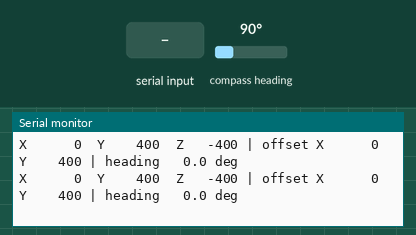
This sketch was run on a simulated ESP32. Parts: the last lines printed to the serial monitor. Wiring (inferred from the names in the program): HMC5883L compass at I2C address 0x1E. The test bench sets the inputs (shaded band); at power-on: compass heading 90°.

Above: at 1.7 s.
1.8 s: compass heading set to 7°
At 2.11 s:
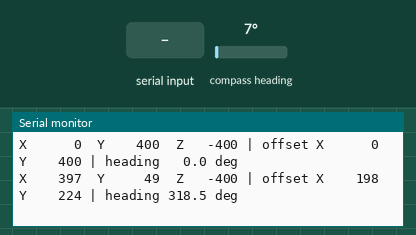
3.8 s: "r" received over Serial
At 4.13 s:
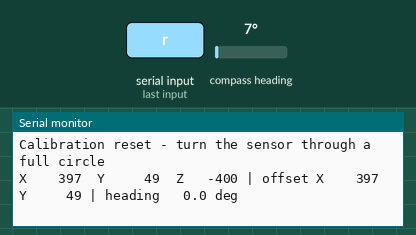
5.4 s: compass heading set to 90°
At 5.75 s:
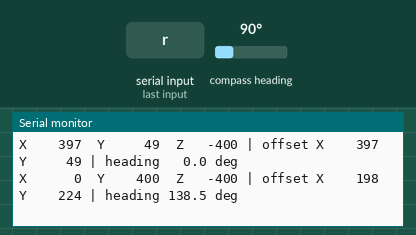
7.4 s: compass heading set to 180°
At 7.56 s:
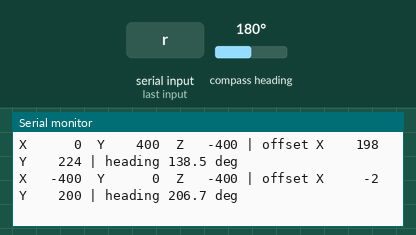
9.3 s: "r" received over Serial
At 9.59 s:
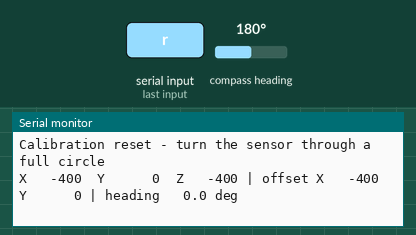
11.3 s: compass heading set to 269°
At 11.61 s:
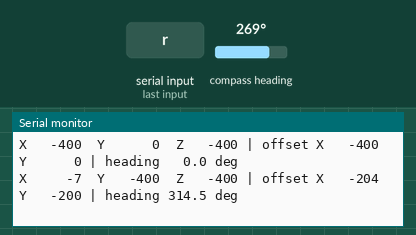

The sketch:

Compass_Test.ino
```cpp
// Compass_Test — HMC5883L (or QMC5883L clone) bench test.
// Works on the ESP32 DevKit now and the ESP32-S3 later; the pins switch
// automatically by board.
//
// Wiring: VCC -> 3V3, GND -> GND, SDA/SCL -> pins below. Leave DRDY unconnected.
//   ESP32 DevKit : SDA 21, SCL 22
//   ESP32-S3     : SDA 39, SCL 40  (same as Rover_S3; GPIO 8 is the servo)
//
// Serial Monitor 115200. Turn the sensor slowly through a full flat circle
// to build the hard-iron calibration. Send 'r' to reset the calibration.

#include <Wire.h>
#include <math.h>

#if defined(CONFIG_IDF_TARGET_ESP32S3)
const int SDA_PIN = 39;
const int SCL_PIN = 40;
const char *BOARD = "ESP32-S3";
#else
const int SDA_PIN = 21;
const int SCL_PIN = 22;
const char *BOARD = "ESP32 DevKit";
#endif

// Magnetic declination for your location, in degrees (east positive).
// Look it up at https://www.ngdc.noaa.gov/geomag/calculators/magcalc.shtml
const float DECLINATION_DEG = 0.0;

const uint8_t HMC_ADDR = 0x1E;
const uint8_t QMC_ADDR = 0x0D;
const uint8_t QMCP_ADDR = 0x2C;  // QMC5883P, newest GY-271 clone chip

enum Chip { NONE, HMC5883L, QMC5883L, QMC5883P };
Chip chip = NONE;

int16_t minX = 32767, maxX = -32768, minY = 32767, maxY = -32768;

bool writeReg(uint8_t addr, uint8_t reg, uint8_t value) {
  Wire.beginTransmission(addr);
  Wire.write(reg);
  Wire.write(value);
  return Wire.endTransmission() == 0;
}

bool readRegs(uint8_t addr, uint8_t reg, uint8_t count, uint8_t *data) {
  Wire.beginTransmission(addr);
  Wire.write(reg);
  if (Wire.endTransmission(false) != 0) return false;
  if (Wire.requestFrom(addr, count) != count) return false;
  for (uint8_t i = 0; i < count; i++) data[i] = Wire.read();
  return true;
}

bool present(uint8_t addr) {
  Wire.beginTransmission(addr);
  return Wire.endTransmission() == 0;
}

void scanBus() {
  Serial.print("I2C scan:");
  int found = 0;
  for (uint8_t a = 1; a < 127; a++) {
    if (present(a)) {
      Serial.printf(" 0x%02X", a);
      found++;
    }
  }
  Serial.println(found ? "" : " nothing found - check VCC, GND, SDA, SCL");
}

bool initHmc() {
  uint8_t id[3];
  if (!readRegs(HMC_ADDR, 0x0A, 3, id)) return false;
  if (id[0] != 'H' || id[1] != '4' || id[2] != '3') {
    Serial.printf("0x1E answered but ID is %02X %02X %02X, not H43\n", id[0], id[1], id[2]);
    return false;
  }
  writeReg(HMC_ADDR, 0x00, 0x70);  // 8-sample average, 15 Hz
  writeReg(HMC_ADDR, 0x01, 0x20);  // gain 1090 LSB/G (+-1.3 G)
  writeReg(HMC_ADDR, 0x02, 0x00);  // continuous
  return true;
}

bool initQmc() {
  if (!present(QMC_ADDR)) return false;
  writeReg(QMC_ADDR, 0x0B, 0x01);  // SET/RESET period
  writeReg(QMC_ADDR, 0x09, 0x1D);  // continuous, 200 Hz, 8 G, OSR 512
  return true;
}

bool initQmcP() {
  uint8_t id;
  if (!readRegs(QMCP_ADDR, 0x00, 1, &id) || id != 0x80) return false;
  writeReg(QMCP_ADDR, 0x29, 0x06);  // axis sign setup (datasheet example)
  writeReg(QMCP_ADDR, 0x0B, 0x08);  // SET/RESET on, +-8 G
  writeReg(QMCP_ADDR, 0x0A, 0xCD);  // normal mode, 200 Hz, OSR 8/8
  return true;
}

// Returns false on a bus error or a saturated axis.
bool readMag(int16_t &x, int16_t &y, int16_t &z) {
  uint8_t d[6];
  if (chip == HMC5883L) {
    if (!readRegs(HMC_ADDR, 0x03, 6, d)) return false;
    x = (int16_t)((d[0] << 8) | d[1]);  // order is X, Z, Y, big-endian
    z = (int16_t)((d[2] << 8) | d[3]);
    y = (int16_t)((d[4] << 8) | d[5]);
    if (x == -4096 || y == -4096 || z == -4096) {
      Serial.println("Overflow: field too strong (magnet/motor nearby?)");
      return false;
    }
  } else {
    if (chip == QMC5883P) {
      if (!readRegs(QMCP_ADDR, 0x01, 6, d)) return false;
    } else if (!readRegs(QMC_ADDR, 0x00, 6, d)) {
      return false;
    }
    x = (int16_t)(d[0] | (d[1] << 8));  // order is X, Y, Z, little-endian
    y = (int16_t)(d[2] | (d[3] << 8));
    z = (int16_t)(d[4] | (d[5] << 8));
  }
  return true;
}

void resetCal() {
  minX = minY = 32767;
  maxX = maxY = -32768;
  Serial.println("Calibration reset - turn the sensor through a full circle");
}

void setup() {
  Serial.begin(115200);
  delay(500);
  Serial.printf("\n=== Compass_Test (%s, SDA %d, SCL %d) ===\n", BOARD, SDA_PIN, SCL_PIN);
  Wire.begin(SDA_PIN, SCL_PIN, 100000);

  scanBus();
  if (initHmc()) {
    chip = HMC5883L;
    Serial.println("Found HMC5883L at 0x1E");
  } else if (initQmc()) {
    chip = QMC5883L;
    Serial.println("Found QMC5883L at 0x0D (clone chip - common on GY-271 boards)");
  } else if (initQmcP()) {
    chip = QMC5883P;
    Serial.println("Found QMC5883P at 0x2C (clone chip, ID 0x80)");
  } else {
    Serial.println("No compass found. Check wiring, then reset the board.");
    while (true) delay(1000);
  }
  delay(20);
}

void loop() {
  if (Serial.available() && Serial.read() == 'r') resetCal();

  int16_t x, y, z;
  if (!readMag(x, y, z)) {
    Serial.println("Could not read sensor");
    delay(500);
    return;
  }

  if (x < minX) minX = x;
  if (x > maxX) maxX = x;
  if (y < minY) minY = y;
  if (y > maxY) maxY = y;

  float offX = (maxX + minX) / 2.0;
  float offY = (maxY + minY) / 2.0;
  float heading = atan2(y - offY, x - offX) * 180.0 / PI + DECLINATION_DEG;
  if (heading < 0) heading += 360.0;
  if (heading >= 360) heading -= 360.0;

  Serial.printf("X %6d  Y %6d  Z %6d | offset X %6.0f Y %6.0f | heading %5.1f deg\n",
                x, y, z, offX, offY, heading);
  delay(200);
}
```

Measured:
- after the input at 1.8 s, the serial monitor: prints a new line after 0.15 s (image 1)
- after the input at 3.8 s, the serial monitor: prints a new line after 0.17 s (image 2)
- after the input at 5.4 s, the serial monitor: prints a new line after 0.19 s (image 3)
- after the input at 7.4 s, the serial monitor: prints a new line at once (image 4)
- after the input at 9.3 s, the serial monitor: prints a new line after 0.13 s (image 5)
- after the input at 11.3 s, the serial monitor: prints a new line after 0.15 s (image 6)
